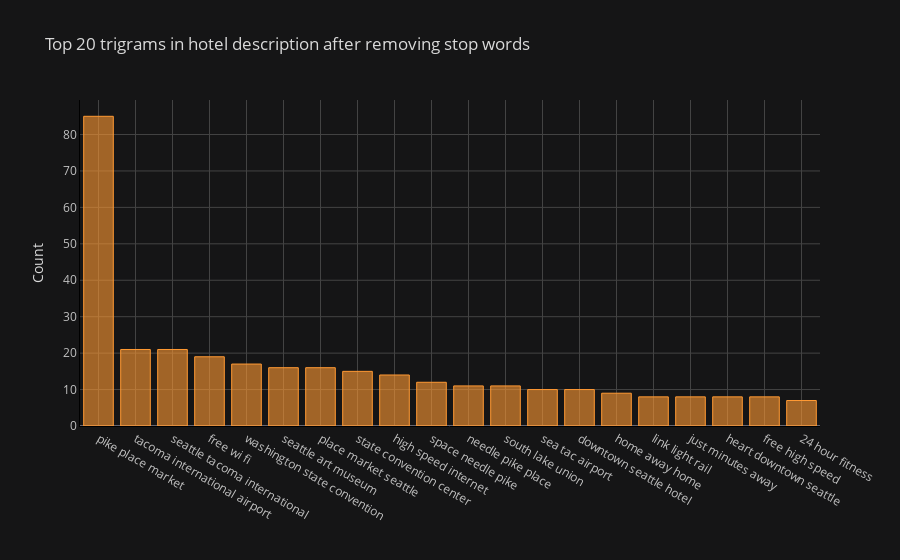

The notebook cell saved with this chart:
### Code cell
def get_top_n_trigram(corpus, n=None):
    vec = CountVectorizer(ngram_range=(3, 3), stop_words='english').fit(corpus)
    bag_of_words = vec.transform(corpus)
    sum_words = bag_of_words.sum(axis=0) 
    words_freq = [(word, sum_words[0, idx]) for word, idx in vec.vocabulary_.items()]
    words_freq =sorted(words_freq, key = lambda x: x[1], reverse=True)
    return words_freq[:n]
common_words = get_top_n_trigram(df['desc'], 20)
df6 = pd.DataFrame(common_words, columns = ['desc' , 'count'])
df6.groupby('desc').sum()['count'].sort_values(ascending=False).iplot(kind='bar', yTitle='Count', linecolor='black', title='Top 20 trigrams in hotel description after removing stop words')

### Figure 1 — Plotly figure (JSON) as saved in the notebook; plotly's stock layout.template omitted (floating-point values rounded to 4 significant figures)
{"data": [{"marker": {"color": "rgba(255, 153, 51, 0.6)", "line": {"color": "rgba(255, 153, 51, 1.0)", "width": 1}}, "name": "count", "orientation": "v", "text": "", "type": "bar", "x": ["pike place market", "tacoma international airport", "seattle tacoma international", "free wi fi", "washington state convention", "seattle art museum", "place market seattle", "state convention center", "high speed internet", "space needle pike", "needle pike place", "south lake union", "sea tac airport", "downtown seattle hotel", "home away home", "link light rail", "just minutes away", "heart downtown seattle", "free high speed", "24 hour fitness"], "y": [85, 21, 21, 19, 17, 16, 16, 15, 14, 12, 11, 11, 10, 10, 9, 8, 8, 8, 8, 7]}], "layout": {"legend": {"bgcolor": "#151516", "font": {"color": "#D9D9D9"}}, "paper_bgcolor": "#151516", "plot_bgcolor": "#151516", "title": {"font": {"color": "#D9D9D9"}, "text": "Top 20 trigrams in hotel description after removing stop words"}, "xaxis": {"gridcolor": "#434343", "linecolor": "black", "showgrid": true, "tickfont": {"color": "#C2C2C2"}, "title": {"font": {"color": "#D9D9D9"}, "text": ""}, "zerolinecolor": "#666570"}, "yaxis": {"gridcolor": "#434343", "linecolor": "black", "showgrid": true, "tickfont": {"color": "#C2C2C2"}, "title": {"font": {"color": "#D9D9D9"}, "text": "Count"}, "zerolinecolor": "#666570"}}}
